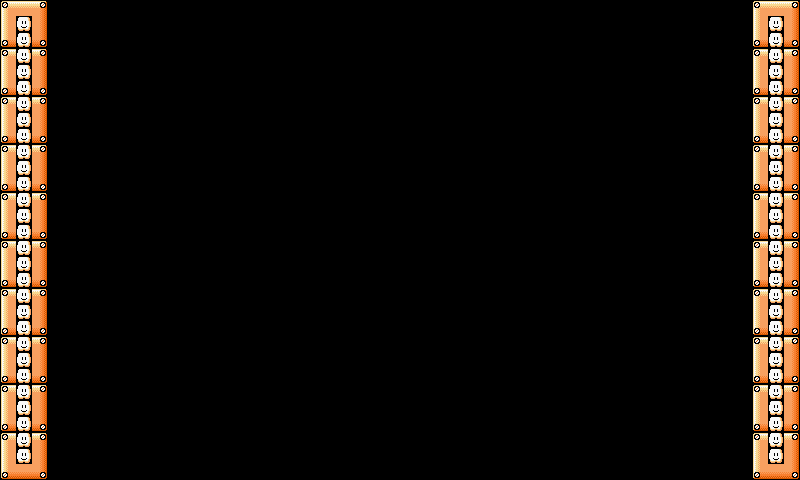

The image is a tile-based game level rendered from a .tmx file. Its description and complete source (layers, tilesets, objects, tile grids) follow:
An orthogonal 50x30 tile map with 16x16 px tiles, 2 tile layers (LeftBoundary, RightBoundary), 2 tilesets.

<map version="1.10" tiledversion="1.10.2" orientation="orthogonal" renderorder="right-down" width="50" height="30" tilewidth="16" tileheight="16" infinite="0" nextlayerid="3" nextobjectid="1">
 <tileset firstgid="1" name="tileset" tilewidth="16" tileheight="16" tilecount="1204" columns="43">
  <image source="../effects_UI_tiles/tileset.png" width="688" height="450" />
 </tileset>
 <tileset firstgid="1205" name="tileset" tilewidth="16" tileheight="16" tilecount="1204" columns="43">
  <image source="../effects_UI_tiles/tileset.png" width="688" height="450" />
 </tileset>
 <layer id="1" name="LeftBoundary" width="50" height="30">
  <data encoding="csv">
1221,1222,1223,0,0,0,0,0,0,0,0,0,0,0,0,0,0,0,0,0,0,0,0,0,0,0,0,0,0,0,0,0,0,0,0,0,0,0,0,0,0,0,0,0,0,0,0,0,0,0,
1264,274,1266,0,0,0,0,0,0,0,0,0,0,0,0,0,0,0,0,0,0,0,0,0,0,0,0,0,0,0,0,0,0,0,0,0,0,0,0,0,0,0,0,0,0,0,0,0,0,0,
1307,274,1309,0,0,0,0,0,0,0,0,0,0,0,0,0,0,0,0,0,0,0,0,0,0,0,0,0,0,0,0,0,0,0,0,0,0,0,0,0,0,0,0,0,0,0,0,0,0,0,
1221,274,1223,0,0,0,0,0,0,0,0,0,0,0,0,0,0,0,0,0,0,0,0,0,0,0,0,0,0,0,0,0,0,0,0,0,0,0,0,0,0,0,0,0,0,0,0,0,0,0,
1264,274,1266,0,0,0,0,0,0,0,0,0,0,0,0,0,0,0,0,0,0,0,0,0,0,0,0,0,0,0,0,0,0,0,0,0,0,0,0,0,0,0,0,0,0,0,0,0,0,0,
1307,274,1309,0,0,0,0,0,0,0,0,0,0,0,0,0,0,0,0,0,0,0,0,0,0,0,0,0,0,0,0,0,0,0,0,0,0,0,0,0,0,0,0,0,0,0,0,0,0,0,
1221,274,1223,0,0,0,0,0,0,0,0,0,0,0,0,0,0,0,0,0,0,0,0,0,0,0,0,0,0,0,0,0,0,0,0,0,0,0,0,0,0,0,0,0,0,0,0,0,0,0,
1264,274,1266,0,0,0,0,0,0,0,0,0,0,0,0,0,0,0,0,0,0,0,0,0,0,0,0,0,0,0,0,0,0,0,0,0,0,0,0,0,0,0,0,0,0,0,0,0,0,0,
1307,274,1309,0,0,0,0,0,0,0,0,0,0,0,0,0,0,0,0,0,0,0,0,0,0,0,0,0,0,0,0,0,0,0,0,0,0,0,0,0,0,0,0,0,0,0,0,0,0,0,
1221,274,1223,0,0,0,0,0,0,0,0,0,0,0,0,0,0,0,0,0,0,0,0,0,0,0,0,0,0,0,0,0,0,0,0,0,0,0,0,0,0,0,0,0,0,0,0,0,0,0,
1264,274,1266,0,0,0,0,0,0,0,0,0,0,0,0,0,0,0,0,0,0,0,0,0,0,0,0,0,0,0,0,0,0,0,0,0,0,0,0,0,0,0,0,0,0,0,0,0,0,0,
1307,274,1309,0,0,0,0,0,0,0,0,0,0,0,0,0,0,0,0,0,0,0,0,0,0,0,0,0,0,0,0,0,0,0,0,0,0,0,0,0,0,0,0,0,0,0,0,0,0,0,
1221,274,1223,0,0,0,0,0,0,0,0,0,0,0,0,0,0,0,0,0,0,0,0,0,0,0,0,0,0,0,0,0,0,0,0,0,0,0,0,0,0,0,0,0,0,0,0,0,0,0,
1264,274,1266,0,0,0,0,0,0,0,0,0,0,0,0,0,0,0,0,0,0,0,0,0,0,0,0,0,0,0,0,0,0,0,0,0,0,0,0,0,0,0,0,0,0,0,0,0,0,0,
1307,274,1309,0,0,0,0,0,0,0,0,0,0,0,0,0,0,0,0,0,0,0,0,0,0,0,0,0,0,0,0,0,0,0,0,0,0,0,0,0,0,0,0,0,0,0,0,0,0,0,
1221,274,1223,0,0,0,0,0,0,0,0,0,0,0,0,0,0,0,0,0,0,0,0,0,0,0,0,0,0,0,0,0,0,0,0,0,0,0,0,0,0,0,0,0,0,0,0,0,0,0,
1264,274,1266,0,0,0,0,0,0,0,0,0,0,0,0,0,0,0,0,0,0,0,0,0,0,0,0,0,0,0,0,0,0,0,0,0,0,0,0,0,0,0,0,0,0,0,0,0,0,0,
1307,274,1309,0,0,0,0,0,0,0,0,0,0,0,0,0,0,0,0,0,0,0,0,0,0,0,0,0,0,0,0,0,0,0,0,0,0,0,0,0,0,0,0,0,0,0,0,0,0,0,
1221,274,1223,0,0,0,0,0,0,0,0,0,0,0,0,0,0,0,0,0,0,0,0,0,0,0,0,0,0,0,0,0,0,0,0,0,0,0,0,0,0,0,0,0,0,0,0,0,0,0,
1264,274,1266,0,0,0,0,0,0,0,0,0,0,0,0,0,0,0,0,0,0,0,0,0,0,0,0,0,0,0,0,0,0,0,0,0,0,0,0,0,0,0,0,0,0,0,0,0,0,0,
1307,274,1309,0,0,0,0,0,0,0,0,0,0,0,0,0,0,0,0,0,0,0,0,0,0,0,0,0,0,0,0,0,0,0,0,0,0,0,0,0,0,0,0,0,0,0,0,0,0,0,
1221,274,1223,0,0,0,0,0,0,0,0,0,0,0,0,0,0,0,0,0,0,0,0,0,0,0,0,0,0,0,0,0,0,0,0,0,0,0,0,0,0,0,0,0,0,0,0,0,0,0,
1264,274,1266,0,0,0,0,0,0,0,0,0,0,0,0,0,0,0,0,0,0,0,0,0,0,0,0,0,0,0,0,0,0,0,0,0,0,0,0,0,0,0,0,0,0,0,0,0,0,0,
1307,274,1309,0,0,0,0,0,0,0,0,0,0,0,0,0,0,0,0,0,0,0,0,0,0,0,0,0,0,0,0,0,0,0,0,0,0,0,0,0,0,0,0,0,0,0,0,0,0,0,
1221,274,1223,0,0,0,0,0,0,0,0,0,0,0,0,0,0,0,0,0,0,0,0,0,0,0,0,0,0,0,0,0,0,0,0,0,0,0,0,0,0,0,0,0,0,0,0,0,0,0,
1264,274,1266,0,0,0,0,0,0,0,0,0,0,0,0,0,0,0,0,0,0,0,0,0,0,0,0,0,0,0,0,0,0,0,0,0,0,0,0,0,0,0,0,0,0,0,0,0,1265,0,
1307,274,1309,0,0,0,0,0,0,0,0,0,0,0,0,0,0,0,0,0,0,0,0,0,0,0,0,0,0,0,0,0,0,0,0,0,0,0,0,0,0,0,0,0,0,0,0,0,0,0,
1221,274,1223,0,0,0,0,0,0,0,0,0,0,0,0,0,0,0,0,0,0,0,0,0,0,0,0,0,0,0,0,0,0,0,0,0,0,0,0,0,0,0,0,0,0,0,0,0,0,0,
1264,274,1266,0,0,0,0,0,0,0,0,0,0,0,0,0,0,0,0,0,0,0,0,0,0,0,0,0,0,0,0,0,0,0,0,0,0,0,0,0,0,0,0,0,0,0,0,0,0,0,
1307,1308,1309,0,0,0,0,0,0,0,0,0,0,0,0,0,0,0,0,0,0,0,0,0,0,0,0,0,0,0,0,0,0,0,0,0,0,0,0,0,0,0,0,0,0,0,0,0,0,0
</data>
 </layer>
 <layer id="2" name="RightBoundary" width="50" height="30">
  <data encoding="csv">
0,0,0,0,0,0,0,0,0,0,0,0,0,0,0,0,0,0,0,0,0,0,0,0,0,0,0,0,0,0,0,0,0,0,0,0,0,0,0,0,0,0,0,0,0,0,0,17,18,19,
0,0,0,0,0,0,0,0,0,0,0,0,0,0,0,0,0,0,0,0,0,0,0,0,0,0,0,0,0,0,0,0,0,0,0,0,0,0,0,0,0,0,0,0,0,0,0,60,274,62,
0,0,0,0,0,0,0,0,0,0,0,0,0,0,0,0,0,0,0,0,0,0,0,0,0,0,0,0,0,0,0,0,0,0,0,0,0,0,0,0,0,0,0,0,0,0,0,103,274,105,
0,0,0,0,0,0,0,0,0,0,0,0,0,0,0,0,0,0,0,0,0,0,0,0,0,0,0,0,0,0,0,0,0,0,0,0,0,0,0,0,0,0,0,0,0,0,0,17,274,19,
0,0,0,0,0,0,0,0,0,0,0,0,0,0,0,0,0,0,0,0,0,0,0,0,0,0,0,0,0,0,0,0,0,0,0,0,0,0,0,0,0,0,0,0,0,0,0,60,274,62,
0,0,0,0,0,0,0,0,0,0,0,0,0,0,0,0,0,0,0,0,0,0,0,0,0,0,0,0,0,0,0,0,0,0,0,0,0,0,0,0,0,0,0,0,0,0,0,103,274,105,
0,0,0,0,0,0,0,0,0,0,0,0,0,0,0,0,0,0,0,0,0,0,0,0,0,0,0,0,0,0,0,0,0,0,0,0,0,0,0,0,0,0,0,0,0,0,0,17,274,19,
0,0,0,0,0,0,0,0,0,0,0,0,0,0,0,0,0,0,0,0,0,0,0,0,0,0,0,0,0,0,0,0,0,0,0,0,0,0,0,0,0,0,0,0,0,0,0,60,274,62,
0,0,0,0,0,0,0,0,0,0,0,0,0,0,0,0,0,0,0,0,0,0,0,0,0,0,0,0,0,0,0,0,0,0,0,0,0,0,0,0,0,0,0,0,0,0,0,103,274,105,
0,0,0,0,0,0,0,0,0,0,0,0,0,0,0,0,0,0,0,0,0,0,0,0,0,0,0,0,0,0,0,0,0,0,0,0,0,0,0,0,0,0,0,0,0,0,0,17,274,19,
0,0,0,0,0,0,0,0,0,0,0,0,0,0,0,0,0,0,0,0,0,0,0,0,0,0,0,0,0,0,0,0,0,0,0,0,0,0,0,0,0,0,0,0,0,0,0,60,274,62,
0,0,0,0,0,0,0,0,0,0,0,0,0,0,0,0,0,0,0,0,0,0,0,0,0,0,0,0,0,0,0,0,0,0,0,0,0,0,0,0,0,0,0,0,0,0,0,103,274,105,
0,0,0,0,0,0,0,0,0,0,0,0,0,0,0,0,0,0,0,0,0,0,0,0,0,0,0,0,0,0,0,0,0,0,0,0,0,0,0,0,0,0,0,0,0,0,0,17,274,19,
0,0,0,0,0,0,0,0,0,0,0,0,0,0,0,0,0,0,0,0,0,0,0,0,0,0,0,0,0,0,0,0,0,0,0,0,0,0,0,0,0,0,0,0,0,0,0,60,274,62,
0,0,0,0,0,0,0,0,0,0,0,0,0,0,0,0,0,0,0,0,0,0,0,0,0,0,0,0,0,0,0,0,0,0,0,0,0,0,0,0,0,0,0,0,0,0,0,103,274,105,
0,0,0,0,0,0,0,0,0,0,0,0,0,0,0,0,0,0,0,0,0,0,0,0,0,0,0,0,0,0,0,0,0,0,0,0,0,0,0,0,0,0,0,0,0,0,0,17,274,19,
0,0,0,0,0,0,0,0,0,0,0,0,0,0,0,0,0,0,0,0,0,0,0,0,0,0,0,0,0,0,0,0,0,0,0,0,0,0,0,0,0,0,0,0,0,0,0,60,274,62,
0,0,0,0,0,0,0,0,0,0,0,0,0,0,0,0,0,0,0,0,0,0,0,0,0,0,0,0,0,0,0,0,0,0,0,0,0,0,0,0,0,0,0,0,0,0,0,103,274,105,
0,0,0,0,0,0,0,0,0,0,0,0,0,0,0,0,0,0,0,0,0,0,0,0,0,0,0,0,0,0,0,0,0,0,0,0,0,0,0,0,0,0,0,0,0,0,0,17,274,19,
0,0,0,0,0,0,0,0,0,0,0,0,0,0,0,0,0,0,0,0,0,0,0,0,0,0,0,0,0,0,0,0,0,0,0,0,0,0,0,0,0,0,0,0,0,0,0,60,274,62,
0,0,0,0,0,0,0,0,0,0,0,0,0,0,0,0,0,0,0,0,0,0,0,0,0,0,0,0,0,0,0,0,0,0,0,0,0,0,0,0,0,0,0,0,0,0,0,103,274,105,
0,0,0,0,0,0,0,0,0,0,0,0,0,0,0,0,0,0,0,0,0,0,0,0,0,0,0,0,0,0,0,0,0,0,0,0,0,0,0,0,0,0,0,0,0,0,0,17,274,19,
0,0,0,0,0,0,0,0,0,0,0,0,0,0,0,0,0,0,0,0,0,0,0,0,0,0,0,0,0,0,0,0,0,0,0,0,0,0,0,0,0,0,0,0,0,0,0,60,274,62,
0,0,0,0,0,0,0,0,0,0,0,0,0,0,0,0,0,0,0,0,0,0,0,0,0,0,0,0,0,0,0,0,0,0,0,0,0,0,0,0,0,0,0,0,0,0,0,103,274,105,
0,0,0,0,0,0,0,0,0,0,0,0,0,0,0,0,0,0,0,0,0,0,0,0,0,0,0,0,0,0,0,0,0,0,0,0,0,0,0,0,0,0,0,0,0,0,0,17,274,19,
0,0,0,0,0,0,0,0,0,0,0,0,0,0,0,0,0,0,0,0,0,0,0,0,0,0,0,0,0,0,0,0,0,0,0,0,0,0,0,0,0,0,0,0,0,0,0,60,274,62,
0,0,0,0,0,0,0,0,0,0,0,0,0,0,0,0,0,0,0,0,0,0,0,0,0,0,0,0,0,0,0,0,0,0,0,0,0,0,0,0,0,0,0,0,0,0,0,103,274,105,
0,0,0,0,0,0,0,0,0,0,0,0,0,0,0,0,0,0,0,0,0,0,0,0,0,0,0,0,0,0,0,0,0,0,0,0,0,0,0,0,0,0,0,0,0,0,0,17,274,19,
0,0,0,0,0,0,0,0,0,0,0,0,0,0,0,0,0,0,0,0,0,0,0,0,0,0,0,0,0,0,0,0,0,0,0,0,0,0,0,0,0,0,0,0,0,0,0,60,274,62,
0,0,0,0,0,0,0,0,0,0,0,0,0,0,0,0,0,0,0,0,0,0,0,0,0,0,0,0,0,0,0,0,0,0,0,0,0,0,0,0,0,0,0,0,0,0,0,103,104,105
</data>
 </layer>
</map>
